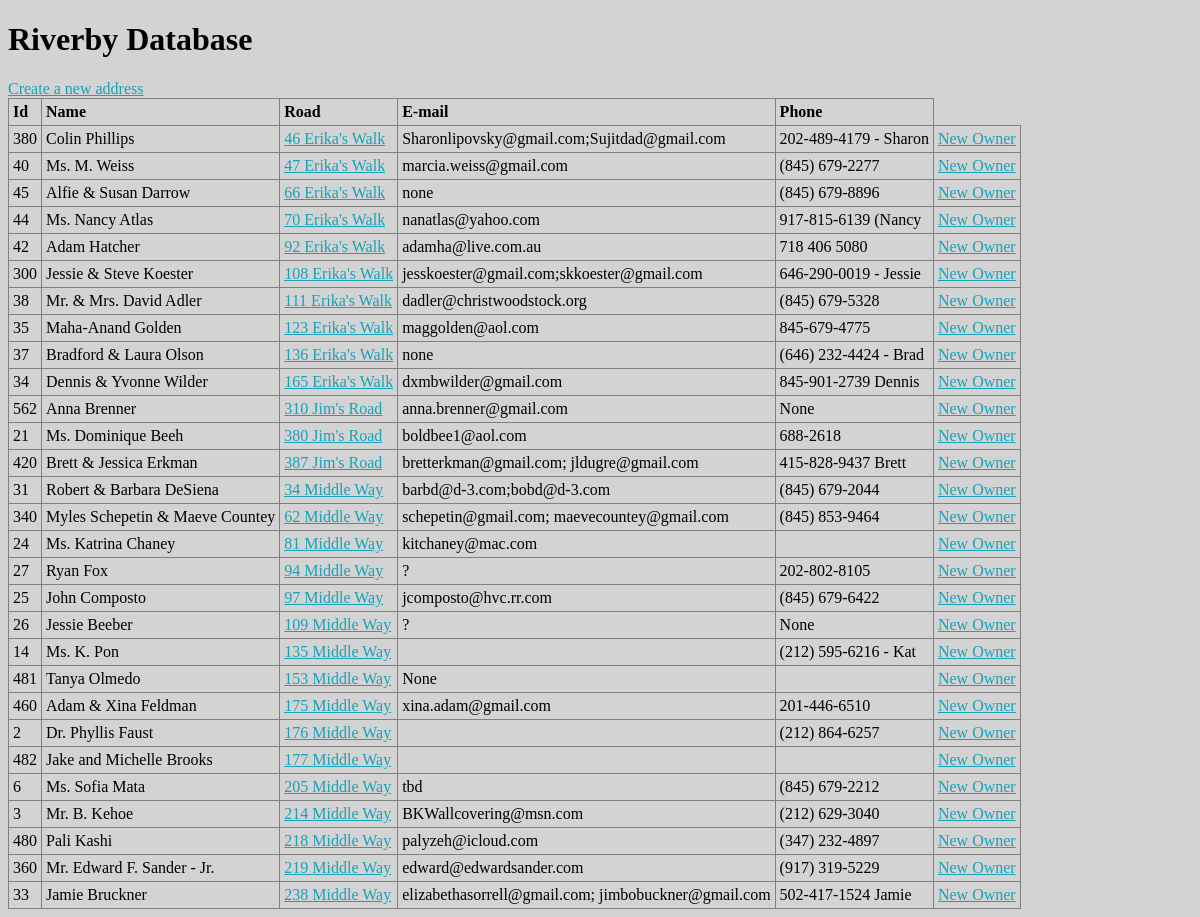
/riverby/address/rhha, run on the app's committed database.
### riverby/models.py (models this page shows, shortened)
class Address(models.Model):
    id = models.AutoField(primary_key=True)
    sort_name = models.CharField(max_length=32, blank=False)
    first_name = models.CharField(max_length=20, blank=True, default='', verbose_name='First Names')
    addr_name1 = models.CharField(max_length=32, blank=False, verbose_name='Address Name1')
    addr_name2 = models.CharField(max_length=32, blank=True, default='', verbose_name='Address Name2')
    addr_line1 = models.CharField(max_length=32, blank=False, verbose_name='Address Line1')
    addr_line2 = models.CharField(max_length=32, blank=True, verbose_name='Address Line2')
    city = models.CharField(max_length=40)
    state = models.CharField(max_length=40, blank=True, null=True)
    zip = models.CharField(max_length=20, blank=True, null=True)
    phone1 = models.CharField(max_length=30, blank=True, null=True)
    phone2 = models.CharField(max_length=30, blank=True, null=True)
    e_mail = models.CharField(max_length=64, blank=True, null=True, verbose_name='e-mail2')
    notes1 = models.CharField(max_length=128, blank=True, null=True)
    notes2 = models.CharField(max_length=128, blank=True, null=True)
    map_num = models.CharField(max_length=15, verbose_name='Map number')
    fire_num = models.IntegerField(verbose_name='Fire Number')
    rd_section = models.CharField(max_length=16, verbose_name='Road Name')
    purchase_date = models.CharField(max_length=10, blank=True, null=True)
    rhha = models.BooleanField()
    billable = models.BooleanField()
    archive = models.BooleanField()
    lastupdate = models.DateTimeField(blank=True, null=True, verbose_name='Last Update')
    updateby = models.CharField(max_length=20, blank=True, null=True, verbose_name='Updated By')
    def sortname(self):
        return self.sort_name
    sortname.admin_order_field = 'sort_name'

### riverby/views.py (the view)
# urls.py: path('address/rhha', views.RhhaList.as_view(), name='rhha_list'),
class RhhaList(AddrList):
    def get_queryset(self):
        print(f"\nRhhaList:get_queryset")
        objects = Address.objects.all().order_by('rd_section', 'fire_num').filter(rhha=True, archive=False)
        return objects

### riverby/templates/riverby/address_list.html (shortened to what this page needs)
{% extends "riverby/base.html" %}
{% block content %}
    <a href="{% url 'riverby:address_create' %}">Create a new address</a>
    {% if object_list %}
        <table class="table table-striped">
            <tr>
                <th>Id</th>
                <th>Name</th>
                <th>Road</t
            <th>E-mail</th>
            <th>Phone</th>
            {% for addr in object_list %}
                <tr>
                    <td>{{ addr.id }}</td>
                    <td>{{ addr.addr_name1 }}</td>
                    <td><a href="{% url 'riverby:address_update' addr.pk %}">{{ addr.fire_num }}
                        {{ addr.rd_section }}</a></td>
                    <td>{{ addr.e_mail }}</td>
                    <td>{{ addr.phone1 }}</td>
                    <td><a href="{% url 'riverby:address_new_owner' addr.pk %}">New Owner</a></td>
                </tr>
            {% endfor %}
        </table
    {% else %}
        <p>No addresses are available.</p>
    {% endif %}
{% endblock %}

### myaddr/static/myaddr/astyle.css (style rules this page uses)
body { background: lightgray; }
table { border-collapse: collapse; width: auto; }
th, td { padding: 0.25rem; text-align: left; border: 1px solid gray; }
a { color: #17a2b8; }

### data on the page
Address: id "380", addr_name1 "Colin Phillips", fire_num "46", rd_section "Erika's Walk", e_mail "Sharonlipovsky@gmail.com;Sujitdad@gmail.com", phone1 "202-489-4179 - Sharon"
Address: id "40", addr_name1 "Ms. M. Weiss", fire_num "47", rd_section "Erika's Walk", e_mail "marcia.weiss@gmail.com", phone1 "(845) 679-2277"
Address: id "45", addr_name1 "Alfie & Susan Darrow", fire_num "66", rd_section "Erika's Walk", e_mail "none", phone1 "(845) 679-8896"
Address: id "44", addr_name1 "Ms. Nancy Atlas", fire_num "70", rd_section "Erika's Walk", e_mail "nanatlas@yahoo.com", phone1 "917-815-6139 (Nancy"
Address: id "42", addr_name1 "Adam Hatcher", fire_num "92", rd_section "Erika's Walk", e_mail "adamha@live.com.au", phone1 "718 406 5080"
Address: id "300", addr_name1 "Jessie & Steve Koester", fire_num "108", rd_section "Erika's Walk", e_mail "jesskoester@gmail.com;skkoester@gmail.com", phone1 "646-290-0019 - Jessie"
Address: id "38", addr_name1 "Mr. & Mrs. David Adler", fire_num "111", rd_section "Erika's Walk", e_mail "dadler@christwoodstock.org", phone1 "(845) 679-5328"
Address: id "35", addr_name1 "Maha-Anand Golden", fire_num "123", rd_section "Erika's Walk", e_mail "maggolden@aol.com", phone1 "845-679-4775"
Address: id "37", addr_name1 "Bradford & Laura Olson", fire_num "136", rd_section "Erika's Walk", e_mail "none", phone1 "(646) 232-4424 - Brad"
Address: id "34", addr_name1 "Dennis & Yvonne Wilder", fire_num "165", rd_section "Erika's Walk", e_mail "dxmbwilder@gmail.com", phone1 "845-901-2739 Dennis"
Address: id "562", addr_name1 "Anna Brenner", fire_num "310", rd_section "Jim's Road", e_mail "anna.brenner@gmail.com", phone1 "None"
Address: id "21", addr_name1 "Ms. Dominique Beeh", fire_num "380", rd_section "Jim's Road", e_mail "boldbee1@aol.com", phone1 "688-2618"
Address: id "420", addr_name1 "Brett & Jessica Erkman", fire_num "387", rd_section "Jim's Road", e_mail "bretterkman@gmail.com; jldugre@gmail.com", phone1 "415-828-9437 Brett"
Address: id "31", addr_name1 "Robert & Barbara DeSiena", fire_num "34", rd_section "Middle Way", e_mail "barbd@d-3.com;bobd@d-3.com", phone1 "(845) 679-2044"
Address: id "340", addr_name1 "Myles Schepetin & Maeve Countey", fire_num "62", rd_section "Middle Way", e_mail "schepetin@gmail.com; maevecountey@gmail.com", phone1 "(845) 853-9464"
Address: id "24", addr_name1 "Ms. Katrina Chaney", fire_num "81", rd_section "Middle Way", e_mail "kitchaney@mac.com"
Address: id "27", addr_name1 "Ryan Fox", fire_num "94", rd_section "Middle Way", e_mail "?", phone1 "202-802-8105"
Address: id "25", addr_name1 "John Composto", fire_num "97", rd_section "Middle Way", e_mail "jcomposto@hvc.rr.com", phone1 "(845) 679-6422"
Address: id "26", addr_name1 "Jessie Beeber", fire_num "109", rd_section "Middle Way", e_mail "?", phone1 "None"
Address: id "14", addr_name1 "Ms. K. Pon", fire_num "135", rd_section "Middle Way", phone1 "(212) 595-6216 - Kat"
Address: id "481", addr_name1 "Tanya Olmedo", fire_num "153", rd_section "Middle Way", e_mail "None"
Address: id "460", addr_name1 "Adam & Xina Feldman", fire_num "175", rd_section "Middle Way", e_mail "xina.adam@gmail.com", phone1 "201-446-6510"
Address: id "2", addr_name1 "Dr. Phyllis Faust", fire_num "176", rd_section "Middle Way", phone1 "(212) 864-6257"
Address: id "482", addr_name1 "Jake and Michelle Brooks", fire_num "177", rd_section "Middle Way"
Address: id "6", addr_name1 "Ms. Sofia Mata", fire_num "205", rd_section "Middle Way", e_mail "tbd", phone1 "(845) 679-2212"
Address: id "3", addr_name1 "Mr. B. Kehoe", fire_num "214", rd_section "Middle Way", e_mail "BKWallcovering@msn.com", phone1 "(212) 629-3040"
Address: id "480", addr_name1 "Pali Kashi", fire_num "218", rd_section "Middle Way", e_mail "palyzeh@icloud.com", phone1 "(347) 232-4897"
Address: id "360", addr_name1 "Mr. Edward F. Sander - Jr.", fire_num "219", rd_section "Middle Way", e_mail "edward@edwardsander.com", phone1 "(917) 319-5229"
Address: id "33", addr_name1 "Jamie Bruckner", fire_num "238", rd_section "Middle Way", e_mail "elizabethasorrell@gmail.com; jimbobuckner@gmail.com", phone1 "502-417-1524 Jamie"
